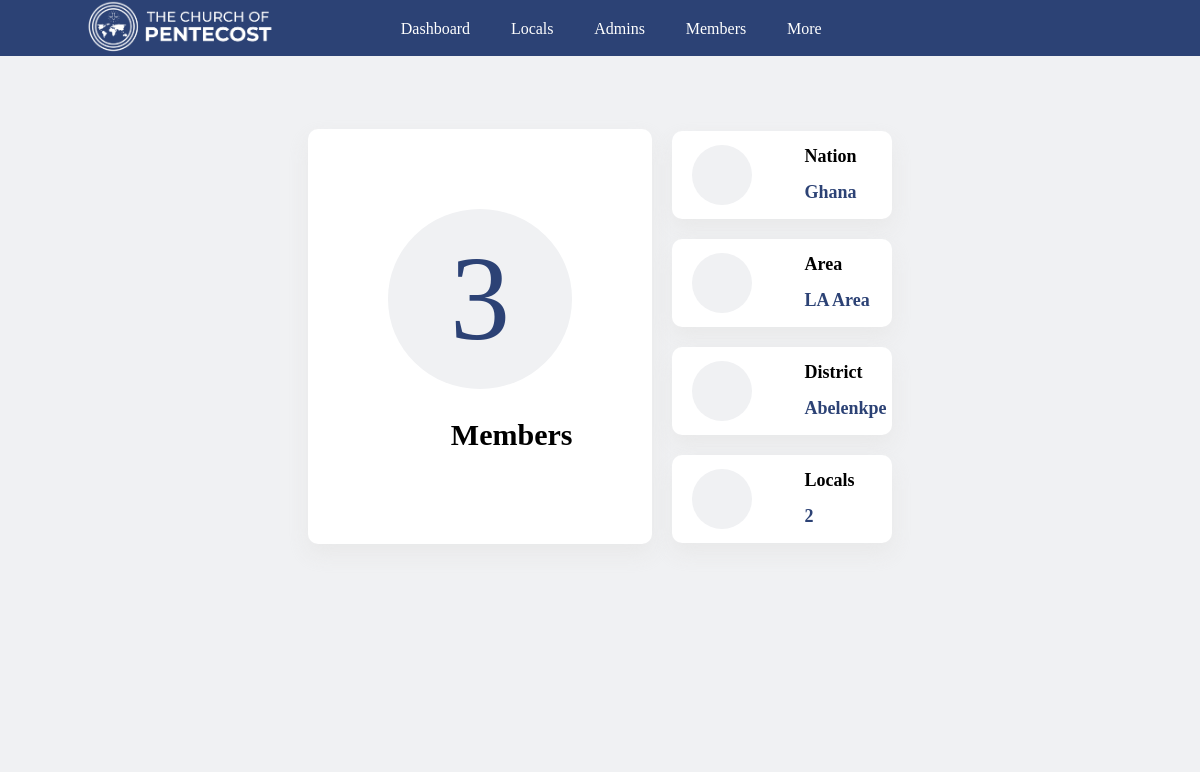
The app's page /districtadmin/home (signed in) with its own data.
### thecop_app/models.py (models this page shows, shortened)
class DistrictAdmin(models.Model):
    id = models.TextField(primary_key=True)
    phone = models.TextField()
    email = models.TextField()
    password = models.TextField()
    district = models.ForeignKey(District, on_delete=models.CASCADE)

class Member(models.Model):
    id = models.TextField(primary_key=True)
    local_assembly = models.ForeignKey(LocalAssembly, on_delete=models.CASCADE)
    name = models.TextField()
    gender = models.CharField(max_length=10)
    date_of_birth = models.DateField(default="2004-02-18")
    phone = models.TextField()
    phone2 = models.TextField()
    email = models.TextField()
    address = models.TextField()
    password = models.TextField(default=phone)

class LocalAssembly(models.Model):
    district = models.ForeignKey(District, on_delete=models.CASCADE)
    id = models.TextField(primary_key=True)
    name = models.TextField()
    location = models.TextField()

class District(models.Model):
    area = models.ForeignKey(Area, on_delete=models.CASCADE)
    id = models.TextField(primary_key=True)
    name = models.TextField()
    location = models.TextField()
    def get_members_total(self):
        total = 0
        for i in Member.objects.all():
            if i.local_assembly.district == self:
                total = total + 1
        return total

class Area(models.Model):
    nation = models.ForeignKey(Nation, on_delete=models.CASCADE)
    id = models.TextField(primary_key=True)
    name = models.TextField()
    location = models.TextField()

class Nation(models.Model):
    id = models.TextField(primary_key=True)
    country = models.TextField()

### thecop_app/districtAdmin/views.py (the view)
# urls.py: path("home", views.home, name="areaAdmin_home"),
def home(request):
    active_admin = DistrictAdmin.objects.get(pk=request.session.get('district_admin_id'))
    context = {
        "admins": DistrictAdmin.objects.all(),
        "admin": active_admin,
        "announcements": active_admin.district.districtannouncement_set.all(),
        "events": active_admin.district.districtevent_set.all()
    }
    return render(request, 'thecop_app/districtAdmin/home.html', context)

### thecop_app/templates/thecop_app/districtAdmin/home.html (shortened to what this page needs)
<!DOCTYPE html>
<html lang="en">
{% load static %}
 <head>
    <link rel="stylesheet" href="{% static 'thecop_app/CSS/index.css' %}" />
    <link rel="stylesheet" href="{% static 'thecop_app/CSS/ananse.css' %}" />
      <link rel="stylesheet" href="{% static 'thecop_app/CSS/fa/allicons.css' %}">
    <link rel="stylesheet" href="{% static 'thecop_app/CSS/fa/icons.css' %}">
</head>
<body>
<header class="grid-header">
      <div class="logo">
          <img src="{% static 'thecop_app/images/The-Church-Of-Pentecost.png' %}" width=200/>
      </div>
      <div class="mid-div">
              <div class="nav-btn" onclick="window.open('{% url 'districtAdmin_home' %}', '_self')">
                  <i class="fa-thin fa-gauge"></i>
                  <span>Dashboard</span>
              </div>
            <div class="nav-btn" onclick="window.open('{% url 'districtAdmin_locals' %}', '_self')">
                  <i class="fa-thin fa-map"></i>
                  <span>Locals</span>
            </div>
          <div class="nav-btn" onclick="window.open('{% url 'districtAdmin_admins' %}', '_self')">
                      <i class="fa-thin fa-user-lock"></i>
                     <span>Admins</span>
              </div>
          <div class="nav-btn" onclick="window.open('{% url 'districtAdmin_members' %}', '_self')">
                  <i class="fa-thin fa-users"></i>
                 <span>Members</span>
          </div>
          <div class="nav-btn" onclick="window.open('{% url 'copAdmin_members' %}', '_self')">
                  <i class="fa-thin fa-caret-down"></i>
                 <span>More</span>
          </div>
      </div>
</header>
<br><br><br>
<appbody style=" background-color: #f0f1f3 !important;">
    <div class="counter-div-090">
        <div class="one">
            <div class="counter alpha">
                <div class="count">{{admin.district.get_members_total}}</div>
                <div class="label">
                    <i class="fa-thin fa-users"></i>
                    <span>Members</span>
                </div>
            </div>
        </div>
        <div  class="two">
            <div class="counter-001">
                 <div class="counter-av">
                      <i class="fa-thin fa-globe"></i>
                 </div>
                 <div>
                     <div class="counter-head">Nation</div>
                     <div class="counter-mini">{{admin.district.area.nation.country}}</div>
                 </div>
            </div>
            <div class="counter-001">
                 <div class="counter-av">
                      <i class="fa-thin fa-map"></i>
                 </div>
                 <div>
                     <div class="counter-head">Area</div>
                     <div class="counter-mini">{{admin.district.area.name}} Area</div>
                 </div>
            </div>
            <div class="counter-001">
                 <div class="counter-av">
                      <i class="fa-thin fa-radar"></i>
                 </div>
                 <div>
                     <div class="counter-head">District</div>
                     <div class="counter-mini">{{admin.district.name}}</div>
                 </div>
            </div>
            <div class="counter-001">
                 <div class="counter-av">
                      <i class="fa-thin fa-church"></i>
                 </div>
                 <div>
                     <div class="counter-head">Locals</div>
                     <div class="counter-mini">{{admin.district.localassembly_set.count}}</div>
                 </div>
            </div>
        </div>
    </div>
</appbody>
<h1>Announ</h1>
<div>
    {% for announcement in announcements %}
        <div class="anc n">
            <span>{{ announcement.text }}</span>
        </div>
    {% empty %}
        <div class="anc n">
            <span>No announcement</span>
        </div>
    {% endfor %}
</div>
<a href="{% url 'districtAdmin_add_announcement' %}">ADD ANNOUNCEMENT</a>
<h3>Events</h3>
<div>
    {% for event in events %}
        <div class="anc n">
            <span>{{ event.name }}::{{ event.date }}</span>
        </div>
    {% empty %}
        <div class="anc n">
            <span>No event</span>
        </div>
    {% endfor %}
</div>
<a href="{% url 'districtAdmin_add_event' %}">ADD Event</a>
</body>
</html>

### thecop_app/static/thecop_app/CSS/index.css (style rules this page uses)
* { padding: 0; margin: 0; box-sizing: border-box; font-family: "Raleway", sans-serif; }
body { background-color: #f0f1f3; overflow-x: hidden; }
.anc { width: 100%; height: auto; background-color: white; box-shadow: 0px 10px 20px 0px rgba(229, 229, 229, 0.75); padding: 15px 20px; margin: 5px 0; display: flex; flex-direction: row; color: rgba(30, 48, 80, 0.388) }
.anc.n { border-left: 5px solid rgba(255, 215, 0, 0.75); }
.grid-header { z-index: 99; position: fixed; width: 100%; display: grid; grid-template-columns: 30% 40% 30%; align-items: center; height: 3.5em; background: #2C4275; top: 0; }
.grid-header div.logo { display: flex; flex-direction: row; align-items: center;justify-content: space-evenly; }
.grid-header div.mid-div { display: flex; flex-direction: row; align-items: center;justify-content: space-evenly; }
.grid-header div.mid-div div.nav-btn { display: flex; flex-direction: row; align-items: center; gap: 10px; color: #FFFFFF; cursor: pointer; }
.counter-div-090 { display: flex; align-items: center; justify-content: center; gap: 20px; }
.counter-div-090 div.one { display: flex; align-items: center; justify-content: center; }
.counter-div-090 div.one div.counter.alpha { display: flex; align-items: center; justify-content: center; flex-direction: column; padding: 80px 80px; border-radius: 10px; background-color: white; box-shadow: 0px 10px 20px 0px rgba(229, 229, 229, 0.75); }
.counter-div-090 div.one div.counter.alpha div.count { background-color: #f0f1f3; width: 100%; border-radius: 100%; display: flex; align-items: center; justify-content: center; font-size: 120px; color: #2C4275; }
.counter-div-090 div.one div.counter.alpha div.label { display: flex; gap: 40px; align-items: center; justify-content: center; font-size: 30px; color: black; }
.counter-div-090 div.two { display: flex; align-items: center; justify-content: space-evenly; flex-direction: column; gap: 20px; }
.counter-div-090 div.two div.counter-001 { width: 220px; height: 88px; display: grid; grid-template-columns: 60% 40%; background: white; align-items: center; box-shadow: 0px 10px 20px 0px rgba(229, 229, 229, 0.75); border-radius: 10px; }
.counter-div-090 div.two div.counter-001 .counter-head { font-size: 18px; font-weight: bold; font-family: calibri; color: black; }
.counter-div-090 div.two div.counter-001 .counter-mini { margin-top: 9px; font-family: calibri; font-size: 18px; font-weight: bold; font-family: calibri; color: #2C4275; }
.counter-div-090 div.two .counter-001 .counter-av { background-color: #f0f1f3; width: 60px; height: 60px; display: flex; align-items: center; justify-content: center; border-radius: 100%; position: relative; left: 20px; align-self: center; margin: 0 0 0 0; }
.counter-div-090 div.two .counter-001 .counter-av i { font-size: 27px; }

### thecop_app/static/thecop_app/CSS/ananse.css (style rules this page uses)
* { font-family: 'calibri'; }
:root { --color-one: gold ; --color-two: #e91e63; --shadow: 0px 1px 5px -2px #9b8c8c; }
body { overflow-x: hidden; }
appbody { width: 100%; margin: 57px 0 100px 0; position: absolute; left: 0; padding-bottom: 200px; z-index: 0; }
.label { font-weight: bold; }

### thecop_app/templates/thecop_app/districtAdmin/home.html (style rules this page uses)
body { font-family:calibri }

### records on screen
DistrictAdmin: district.get_members_total "3", district.area.nation.country "Ghana", district.area.name "LA", district.name "Abelenkpe", district.localassembly_set.count "2"
